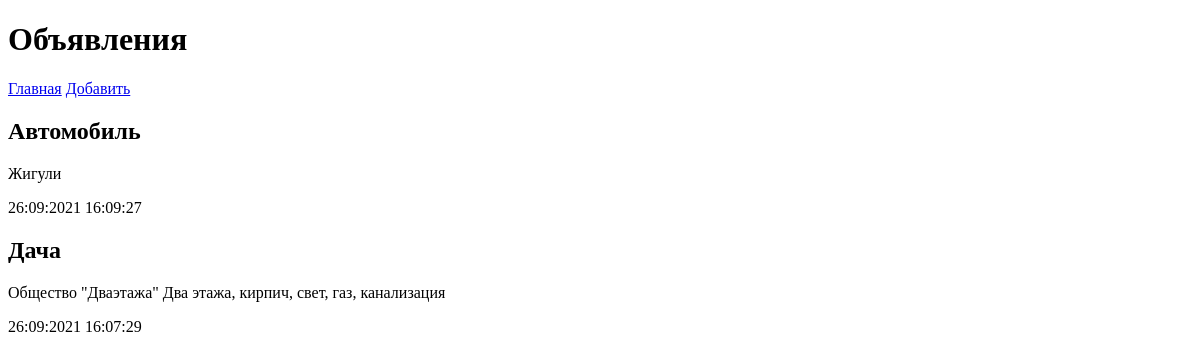
The page /bboard/ on the database as committed earlier.
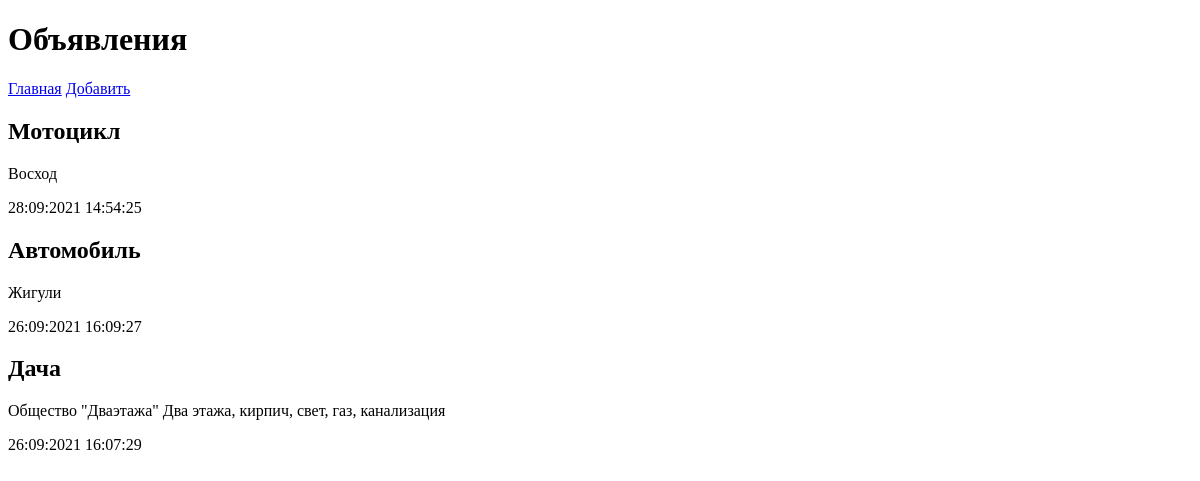
The same page on the database as committed later.
### bboard/models.py (models this page shows)
class Bb(models.Model):
    objects = None
    title = models.CharField(max_length=50, verbose_name='Товар')
    content = models.TextField(null=True, blank=True, verbose_name='Описание')
    price = models.FloatField(null=True, blank=True, verbose_name='Цена')
    published = models.DateTimeField(auto_now_add=True, db_index=True, verbose_name='Опубликовано')
    rubric = models.ForeignKey('Rubric', null=True, on_delete=models.PROTECT, verbose_name='Рубрика')
    class Meta:
        verbose_name_plural = 'Объявления'
        verbose_name = 'Объявление'
        ordering = ['-published']

### bboard/views.py (the view)
# urls.py: path('', index, name='index'),
def index(request):
    bbs = Bb.objects.all()
    rubrics = Rubric.objects.all()
    context = {'bbs': bbs, 'rubrics': rubrics}
    return render(request, 'bboard/index.html', context)

### bboard/templates/bboard/index.html (shortened to what this page needs)
{% extends "layout/basic.html" %}
{% block content %}
{% for bb in bbs %}
<div>
    <h2>{{ bb.title }}</h2>
    <p>{{ bb.content }}</p>
    <p>{{ bb.published | date:"d:m:Y H:i:s" }}</p>
</div>
{% endfor %}
{% endblock %}

Rows that differ between the two databases and show on the page:
added Bb: title "Мотоцикл", content "Восход", published "28:09:2021 14:54:25"
